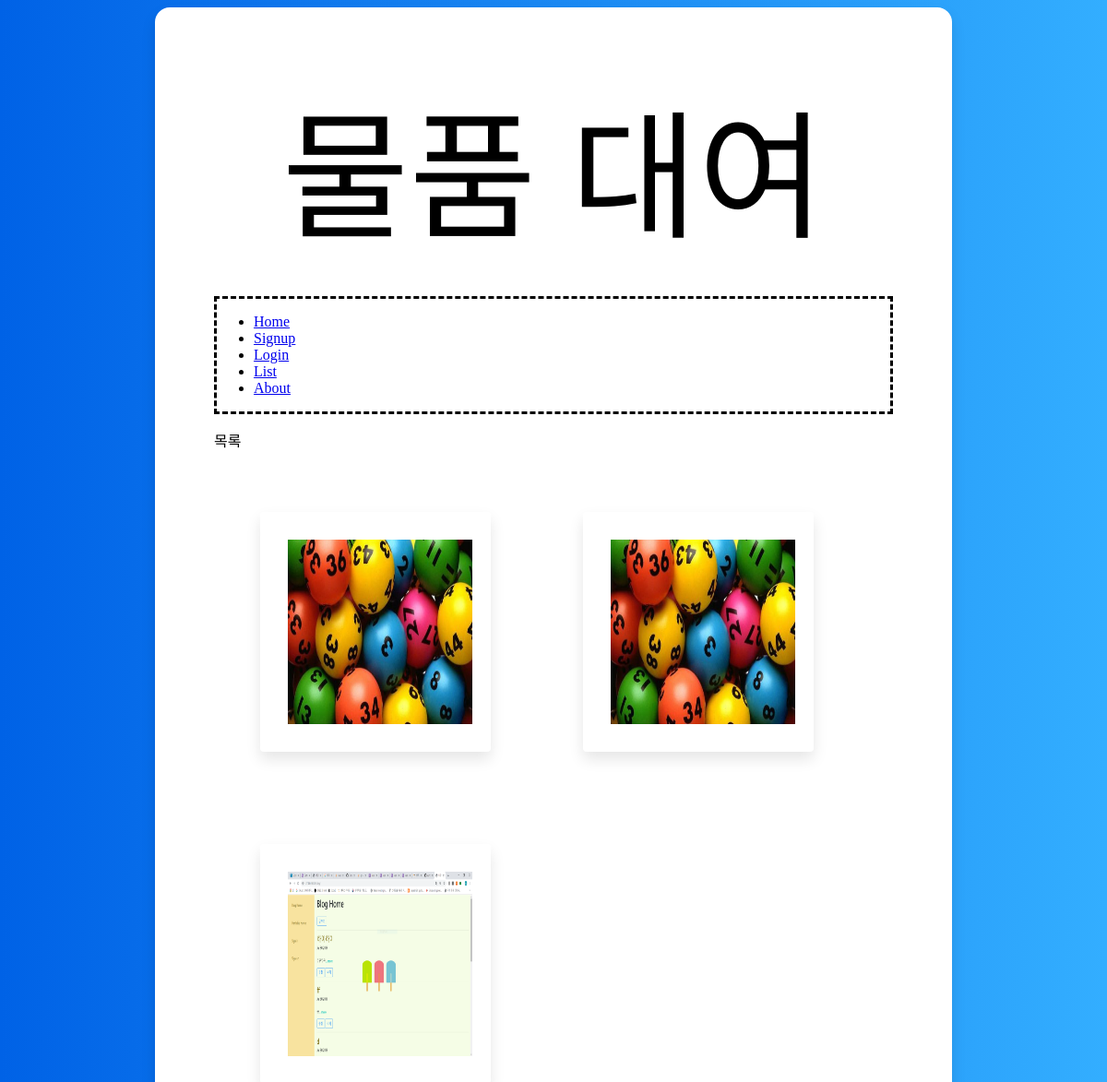
The page /list/ on the database as committed earlier.
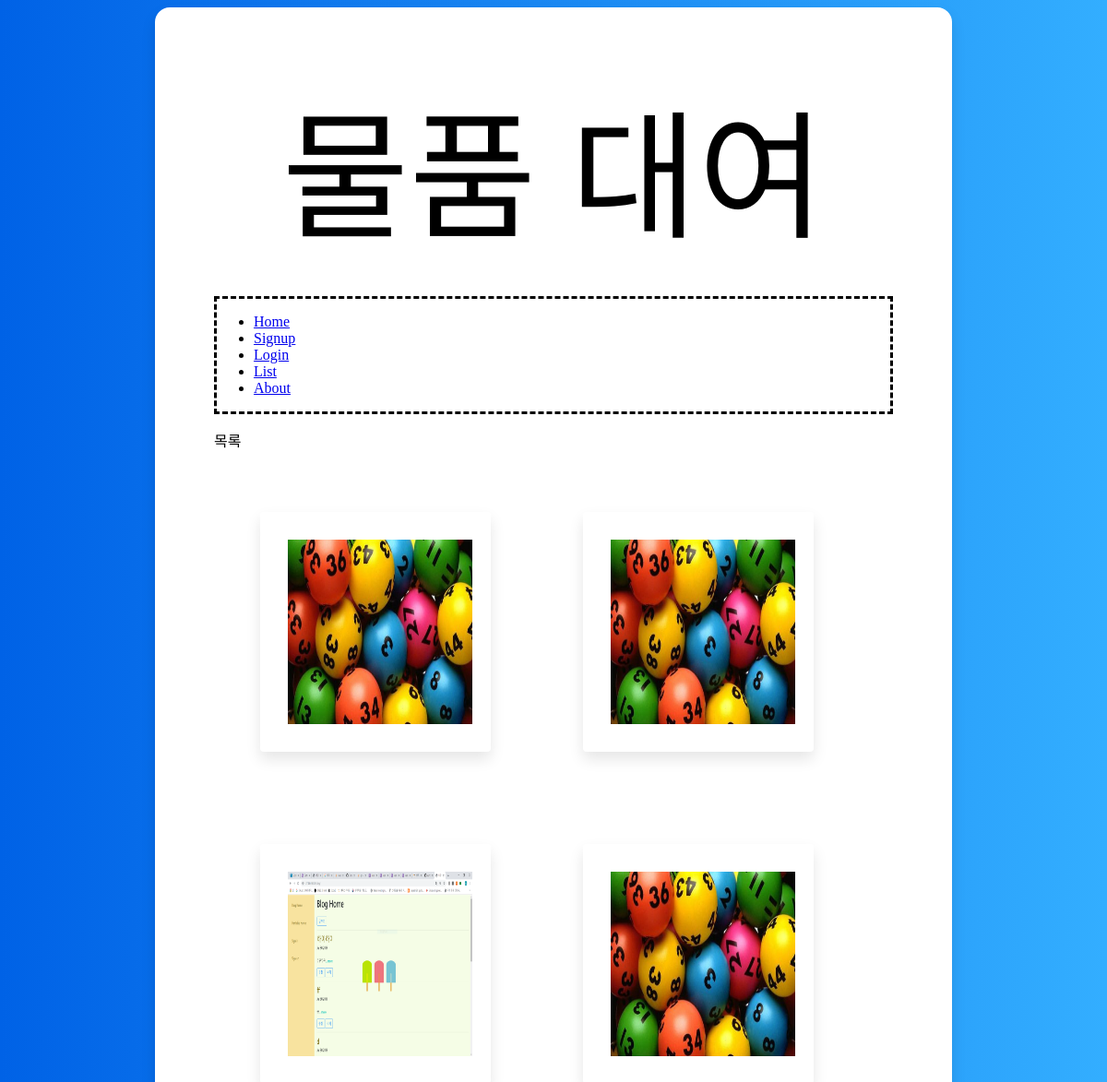
The same page on the database as committed later.
### blog/models.py (models this page shows, shortened)
class Portfolio(models.Model):
    제목 = models.CharField(max_length=200)
    사진 = models.ImageField(upload_to='images/')
    임대기간 = models.IntegerField()
    포인트 = models.IntegerField()
    내용 = models.TextField()

### blog/views.py (the view)
# urls.py: path('list/', views.list, name='list'),
def list(request):
    posts = Portfolio.objects.all()
    return render(request, 'list.html', {'posts' : posts})

### blog/templates/list.html
{% extends 'base.html' %}
{% block content %}
<div class="list_detail">
    <p>목록</p>
</div>
<div class="list">
    {% for goods in posts %}
    <div class="review_box">
    <a href="{% url 'detail' goods.id %}"><img class="image" style="height:200px; width: 200px;" src="{{ goods.사진.url }}" alt="anfvna"></a>
    </div>
    {% endfor %}
</div>
{% endblock %}

Rows that differ between the two databases and show on the page:
added Portfolio: 사진 (picture)
